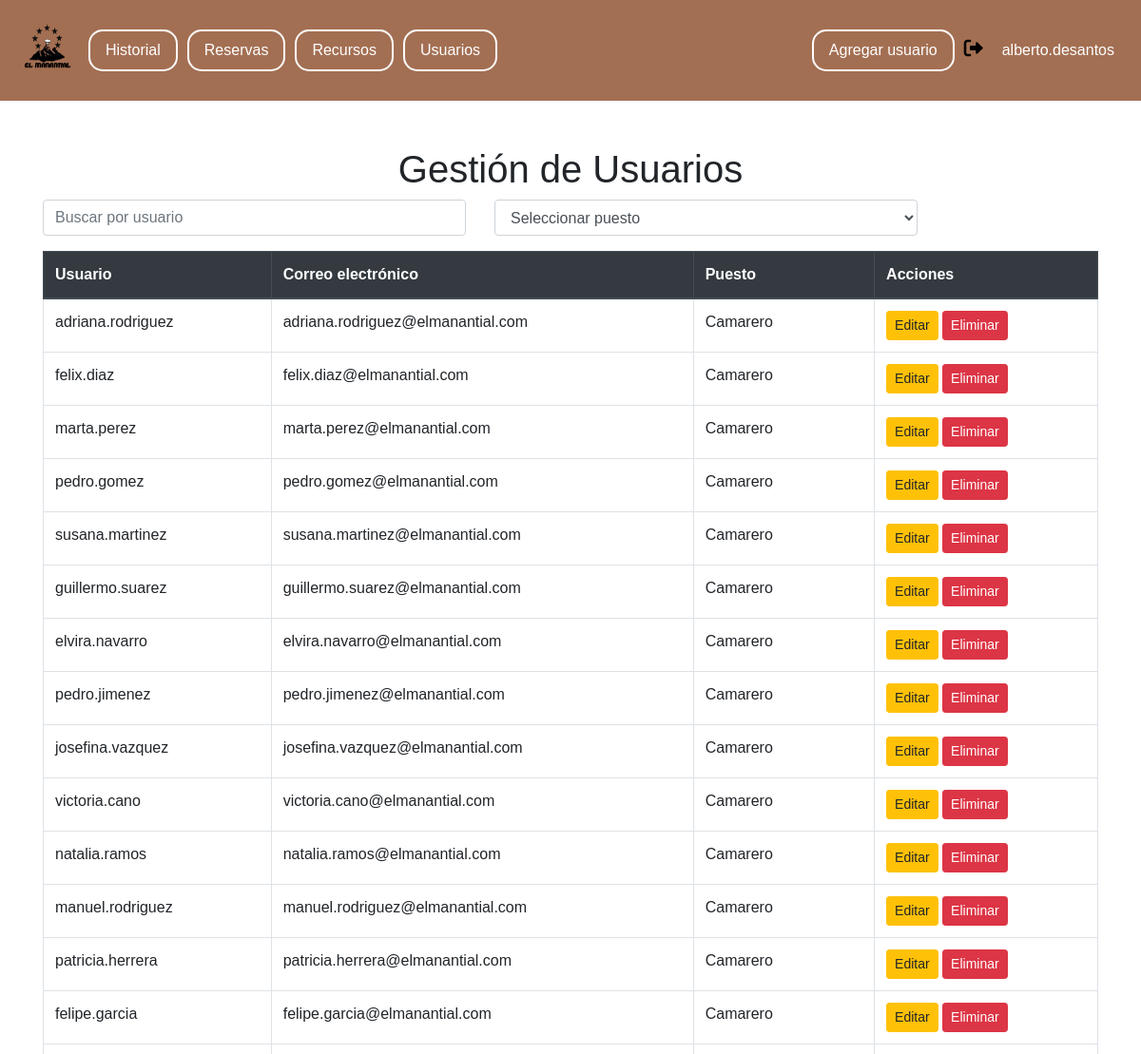
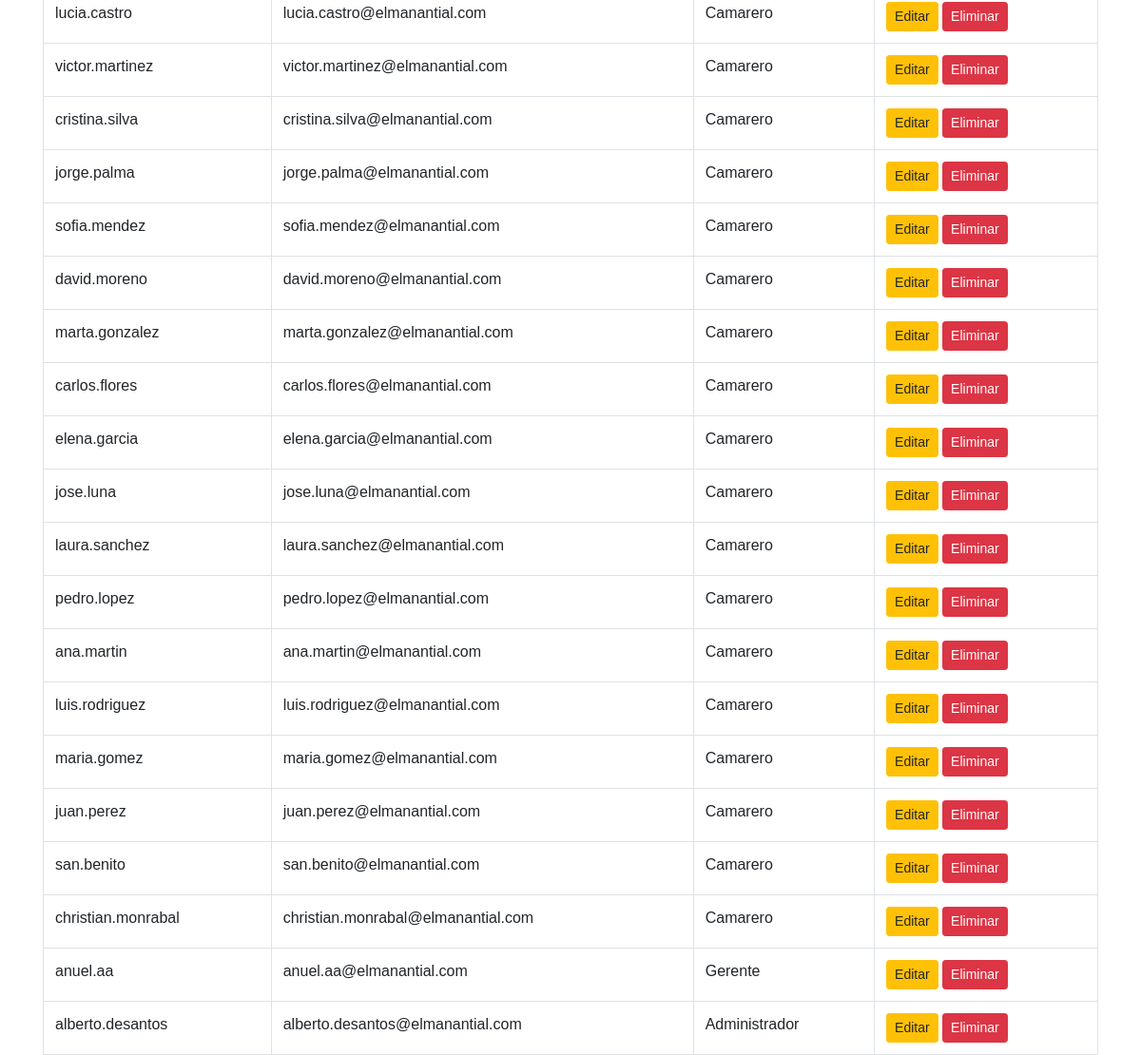
Page /public/usuarios.php (signed in) on the committed database (2 pictures, top to bottom).
### tables this page shows
CREATE TABLE tbl_usuario (
    id_usuario INT AUTO_INCREMENT PRIMARY KEY,
    nombre_usuario VARCHAR(30) NOT NULL,
    tipo_usuario ENUM('camarero', 'gerente', 'mantenimiento', 'administrador') NOT NULL,
    email_usuario VARCHAR(50) NOT NULL UNIQUE,
    password_usuario VARCHAR(255) NOT NULL
);

### public/usuarios.php (the view, shortened to what this page needs)
<?php
include_once '../db/conexion.php';
$query = "SELECT * FROM tbl_usuario ORDER BY id_usuario DESC";
$stmt = $conn->prepare($query);
$stmt->execute();
$usuarios = $stmt->fetchAll(PDO::FETCH_ASSOC);
?>
<!DOCTYPE html>
<html lang="es">
<head>
    <link rel="stylesheet" href="https://cdnjs.cloudflare.com/ajax/libs/font-awesome/6.0.0-beta3/css/all.min.css">
    <link rel="stylesheet" href="https://stackpath.bootstrapcdn.com/bootstrap/4.5.2/css/bootstrap.min.css">
    <link rel="stylesheet" href="../css/usuarios.css">
</head>
<body>
<div class="navbar">
    <a href="../index.php">
        <img src="../img/icon.png" class="icon">
    </a>
    <a href="./historial.php" class="right-link">Historial</a>
    <a href="./reservas.php" class="right-link">Reservas</a>
    <?php if ($_SESSION['tipo_usuario'] === 'administrador'): ?>
        <a href="./recursos.php" class="right-link">Recursos</a>
        <a href="./usuarios.php" class="right-link">Usuarios</a>
    <?php endif; ?>
    <div class="user-info">
        <a href="add_usuario.php" class="add-user-button">Agregar usuario</a>
        <a href="../private/logout.php" class="logout-icon">
            <i class="fas fa-sign-out-alt" style="font-size: 20px; color: #000; margin-right: 10px;"></i>
        </a>
        <span><?php echo $_SESSION['nombre_usuario']; ?></span>
    </div>
</div>
<div class="container mt-5">
    <h1 class="text-center">Gestión de Usuarios</h1>
    <div class="row mb-3">
        <div class="col-md-5">
            <input type="text" id="filtroUsuario" class="form-control" placeholder="Buscar por usuario">
        </div>
        <div class="col-md-5">
            <select id="filtroPuesto" class="form-control">
                <option value="">Seleccionar puesto</option>
            </select>
        </div>
        <div class="col-md-2">
        </div>
    </div>
    <table class="table table-bordered">
        <thead class="thead-dark">
            <tr>
                <th>Usuario</th>
                <th>Correo electrónico</th>
                <th>Puesto</th>
                <th>Acciones</th>
            </tr>
        </thead>
        <tbody id="tablaUsuarios">
            <?php if (count($usuarios) > 0): ?>
                <?php foreach ($usuarios as $usuario): ?>
                <tr>
                    <td><?php echo $usuario['nombre_usuario']; ?></td>
                    <td><?php echo $usuario['email_usuario']; ?></td>
                    <td><?php echo ucfirst($usuario['tipo_usuario']); ?></td>
                    <td>
                    <a href="update_usuario.php?id=<?php echo $usuario['id_usuario']; ?>" class="btn btn-warning btn-sm">Editar</a>
                    <button class="btn btn-danger btn-sm" onclick="confirmarEliminarUsuario(<?php echo $usuario['id_usuario']; ?>)">Eliminar</button>
                    </td>
                </tr>
                <?php endforeach; ?>
            <?php else: ?>
                <tr>
                    <td colspan="4" class="text-center">No se encontraron resultados.</td>
                </tr>
            <?php endif; ?>
        </tbody>
    </table>
</div>
</body>
</html>

### css/usuarios.css (style rules this page uses)
body { font-family: Arial, sans-serif; margin: 0; padding: 0; height: 100vh; }
.navbar { background-color: #a36f53; color: #fff; padding: 8px; display: flex; justify-content: space-between; align-items: center; }
.icon { height: 90px; width: 85px; }
.navbar .user-info { display: flex; align-items: center; justify-content: flex-end; margin-left: auto; margin-right: 20px; }
.navbar .user-info span { margin-left: 10px; }
.navbar .user-info .add-user-button { text-decoration: none; color: white; font-size: 16px; padding: 8px 16px; margin-right: 10px; border: 2px solid white; border-radius: 15px; transition: background-color 0.3s, color 0.3s; }
.right-link { text-decoration: none; color: white; font-size: 16px; padding: 8px 16px; margin-right: 10px; border: 2px solid white; border-radius: 15px; transition: background-color 0.3s, color 0.3s; }

### rows in the picture
tbl_usuario: nombre_usuario "adriana.rodriguez", email_usuario "adriana.rodriguez@elmanantial.com", tipo_usuario "Camarero"
tbl_usuario: nombre_usuario "felix.diaz", email_usuario "felix.diaz@elmanantial.com", tipo_usuario "Camarero"
tbl_usuario: nombre_usuario "marta.perez", email_usuario "marta.perez@elmanantial.com", tipo_usuario "Camarero"
tbl_usuario: nombre_usuario "pedro.gomez", email_usuario "pedro.gomez@elmanantial.com", tipo_usuario "Camarero"
tbl_usuario: nombre_usuario "susana.martinez", email_usuario "susana.martinez@elmanantial.com", tipo_usuario "Camarero"
tbl_usuario: nombre_usuario "guillermo.suarez", email_usuario "guillermo.suarez@elmanantial.com", tipo_usuario "Camarero"
tbl_usuario: nombre_usuario "elvira.navarro", email_usuario "elvira.navarro@elmanantial.com", tipo_usuario "Camarero"
tbl_usuario: nombre_usuario "pedro.jimenez", email_usuario "pedro.jimenez@elmanantial.com", tipo_usuario "Camarero"
tbl_usuario: nombre_usuario "josefina.vazquez", email_usuario "josefina.vazquez@elmanantial.com", tipo_usuario "Camarero"
tbl_usuario: nombre_usuario "victoria.cano", email_usuario "victoria.cano@elmanantial.com", tipo_usuario "Camarero"
tbl_usuario: nombre_usuario "natalia.ramos", email_usuario "natalia.ramos@elmanantial.com", tipo_usuario "Camarero"
tbl_usuario: nombre_usuario "manuel.rodriguez", email_usuario "manuel.rodriguez@elmanantial.com", tipo_usuario "Camarero"
tbl_usuario: nombre_usuario "patricia.herrera", email_usuario "patricia.herrera@elmanantial.com", tipo_usuario "Camarero"
tbl_usuario: nombre_usuario "felipe.garcia", email_usuario "felipe.garcia@elmanantial.com", tipo_usuario "Camarero"
tbl_usuario: nombre_usuario "lucia.castro", email_usuario "lucia.castro@elmanantial.com", tipo_usuario "Camarero"
tbl_usuario: nombre_usuario "victor.martinez", email_usuario "victor.martinez@elmanantial.com", tipo_usuario "Camarero"
tbl_usuario: nombre_usuario "cristina.silva", email_usuario "cristina.silva@elmanantial.com", tipo_usuario "Camarero"
tbl_usuario: nombre_usuario "jorge.palma", email_usuario "jorge.palma@elmanantial.com", tipo_usuario "Camarero"
tbl_usuario: nombre_usuario "sofia.mendez", email_usuario "sofia.mendez@elmanantial.com", tipo_usuario "Camarero"
tbl_usuario: nombre_usuario "david.moreno", email_usuario "david.moreno@elmanantial.com", tipo_usuario "Camarero"
tbl_usuario: nombre_usuario "marta.gonzalez", email_usuario "marta.gonzalez@elmanantial.com", tipo_usuario "Camarero"
tbl_usuario: nombre_usuario "carlos.flores", email_usuario "carlos.flores@elmanantial.com", tipo_usuario "Camarero"
tbl_usuario: nombre_usuario "elena.garcia", email_usuario "elena.garcia@elmanantial.com", tipo_usuario "Camarero"
tbl_usuario: nombre_usuario "jose.luna", email_usuario "jose.luna@elmanantial.com", tipo_usuario "Camarero"
tbl_usuario: nombre_usuario "laura.sanchez", email_usuario "laura.sanchez@elmanantial.com", tipo_usuario "Camarero"
tbl_usuario: nombre_usuario "pedro.lopez", email_usuario "pedro.lopez@elmanantial.com", tipo_usuario "Camarero"
tbl_usuario: nombre_usuario "ana.martin", email_usuario "ana.martin@elmanantial.com", tipo_usuario "Camarero"
tbl_usuario: nombre_usuario "luis.rodriguez", email_usuario "luis.rodriguez@elmanantial.com", tipo_usuario "Camarero"
tbl_usuario: nombre_usuario "maria.gomez", email_usuario "maria.gomez@elmanantial.com", tipo_usuario "Camarero"
tbl_usuario: nombre_usuario "juan.perez", email_usuario "juan.perez@elmanantial.com", tipo_usuario "Camarero"
tbl_usuario: nombre_usuario "san.benito", email_usuario "san.benito@elmanantial.com", tipo_usuario "Camarero"
tbl_usuario: nombre_usuario "christian.monrabal", email_usuario "christian.monrabal@elmanantial.com", tipo_usuario "Camarero"
tbl_usuario: nombre_usuario "anuel.aa", email_usuario "anuel.aa@elmanantial.com", tipo_usuario "Gerente"
tbl_usuario: nombre_usuario "alberto.desantos", email_usuario "alberto.desantos@elmanantial.com", tipo_usuario "Administrador"

### other values in the picture
$_SESSION['nombre_usuario'] "alberto.desantos"
